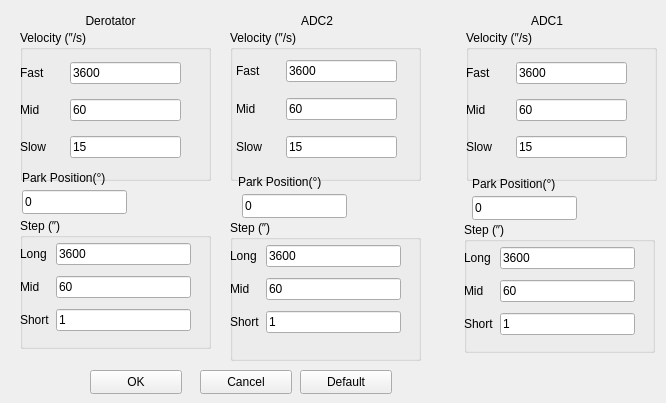
    <widget class="QWidget" name="tab_dero">
     <attribute name="title">
      <string>DEROTATOR</string>
     </attribute>
     <widget class="QGroupBox" name="groupBox_16">
      <property name="geometry">
       <rect>
        <x>20</x>
        <y>30</y>
        <width>191</width>
        <height>151</height>
       </rect>
      </property>
      <property name="title">
       <string>Velocity (″/s)</string>
      </property>
      <widget class="QWidget" name="layoutWidget_2">
       <property name="geometry">
        <rect>
         <x>0</x>
         <y>23</y>
         <width>161</width>
         <height>114</height>
        </rect>
       </property>
       <layout class="QGridLayout" name="gridLayout_3">
        <item row="0" column="0">
         <widget class="QLabel" name="label_22">
          <property name="text">
           <string>Fast      </string>
          </property>
         </widget>
        </item>
        <item row="1" column="0">
         <widget class="QLabel" name="label_24">
          <property name="text">
           <string>Mid</string>
          </property>
         </widget>
        </item>
        <item row="2" column="0">
         <widget class="QLabel" name="label_25">
          <property name="text">
           <string>Slow</string>
          </property>
         </widget>
        </item>
        <item row="0" column="1">
         <widget class="QLineEdit" name="lineEdit_c1_fast">
          <property name="text">
           <string>3600</string>
          </property>
         </widget>
        </item>
        <item row="1" column="1">
         <widget class="QLineEdit" name="lineEdit_c1_mid">
          <property name="text">
           <string>60</string>
          </property>
         </widget>
        </item>
        <item row="2" column="1">
         <widget class="QLineEdit" name="lineEdit_c1_slow">
          <property name="text">
           <string>15</string>
          </property>
         </widget>
        </item>
       </layout>
      </widget>
     </widget>
     <widget class="QGroupBox" name="groupBox_17">
      <property name="geometry">
       <rect>
        <x>466</x>
        <y>30</y>
        <width>191</width>
        <height>151</height>
       </rect>
      </property>
      <property name="title">
       <string>Velocity (″/s)</string>
      </property>
      <widget class="QWidget" name="layoutWidget_3">
       <property name="geometry">
        <rect>
         <x>0</x>
         <y>23</y>
         <width>161</width>
         <height>114</height>
        </rect>
       </property>
       <layout class="QGridLayout" name="gridLayout_4">
        <item row="0" column="0">
         <widget class="QLabel" name="label_26">
          <property name="text">
           <string>Fast      </string>
          </property>
         </widget>
        </item>
        <item row="1" column="0">
         <widget class="QLabel" name="label_27">
          <property name="text">
           <string>Mid</string>
          </property>
         </widget>
        </item>
        <item row="2" column="0">
         <widget class="QLabel" name="label_28">
          <property name="text">
           <string>Slow</string>
          </property>
         </widget>
        </item>
        <item row="0" column="1">
         <widget class="QLineEdit" name="lineEdit_n1_fast">
          <property name="text">
           <string>3600</string>
          </property>
         </widget>
        </item>
        <item row="1" column="1">
         <widget class="QLineEdit" name="lineEdit_n1_mid">
          <property name="text">
           <string>60</string>
          </property>
         </widget>
        </item>
        <item row="2" column="1">
         <widget class="QLineEdit" name="lineEdit_n1_slow">
          <property name="text">
           <string>15</string>
          </property>
         </widget>
        </item>
       </layout>
      </widget>
     </widget>
     <widget class="QGroupBox" name="groupBox_18">
      <property name="geometry">
       <rect>
        <x>230</x>
        <y>30</y>
        <width>191</width>
        <height>151</height>
       </rect>
      </property>
      <property name="title">
       <string>Velocity (″/s)</string>
      </property>
      <widget class="QWidget" name="layoutWidget_4">
       <property name="geometry">
        <rect>
         <x>6</x>
         <y>20</y>
         <width>161</width>
         <height>121</height>
        </rect>
       </property>
       <layout class="QGridLayout" name="gridLayout_5">
        <item row="0" column="0">
         <widget class="QLabel" name="label_29">
          <property name="text">
           <string>Fast      </string>
          </property>
         </widget>
        </item>
        <item row="1" column="0">
         <widget class="QLabel" name="label_30">
          <property name="text">
           <string>Mid</string>
          </property>
         </widget>
        </item>
        <item row="2" column="0">
         <widget class="QLabel" name="label_31">
          <property name="text">
           <string>Slow</string>
          </property>
         </widget>
        </item>
        <item row="0" column="1">
         <widget class="QLineEdit" name="lineEdit_n2_fast">
          <property name="text">
           <string>3600</string>
          </property>
         </widget>
        </item>
        <item row="1" column="1">
         <widget class="QLineEdit" name="lineEdit_n2_mid">
          <property name="text">
           <string>60</string>
          </property>
         </widget>
        </item>
        <item row="2" column="1">
         <widget class="QLineEdit" name="lineEdit_n2_slow">
          <property name="text">
           <string>15</string>
          </property>
         </widget>
        </item>
       </layout>
      </widget>
     </widget>
     <widget class="QLabel" name="label_32">
      <property name="geometry">
       <rect>
        <x>80</x>
        <y>10</y>
        <width>61</width>
        <height>21</height>
       </rect>
      </property>
      <property name="text">
       <string>Derotator</string>
      </property>
      <property name="alignment">
       <set>Qt::AlignCenter</set>
      </property>
     </widget>
     <widget class="QLabel" name="label_33">
      <property name="geometry">
       <rect>
        <x>520</x>
        <y>10</y>
        <width>54</width>
        <height>21</height>
       </rect>
      </property>
      <property name="text">
       <string>ADC1</string>
      </property>
      <property name="alignment">
       <set>Qt::AlignCenter</set>
      </property>
     </widget>
     <widget class="QLabel" name="label_34">
      <property name="geometry">
       <rect>
        <x>290</x>
        <y>10</y>
        <width>54</width>
        <height>21</height>
       </rect>
      </property>
      <property name="text">
       <string>ADC2</string>
      </property>
      <property name="alignment">
       <set>Qt::AlignCenter</set>
      </property>
     </widget>
     <widget class="QGroupBox" name="groupBox_21">
      <property name="geometry">
       <rect>
        <x>20</x>
        <y>218</y>
        <width>191</width>
        <height>131</height>
       </rect>
      </property>
      <property name="title">
       <string>Step (″)</string>
      </property>
      <widget class="QWidget" name="layoutWidget_12">
       <property name="geometry">
        <rect>
         <x>0</x>
         <y>20</y>
         <width>171</width>
         <height>101</height>
        </rect>
       </property>
       <layout class="QGridLayout" name="gridLayout_8">
        <item row="0" column="0">
         <widget class="QLabel" name="label_42">
          <property name="text">
           <string>Long</string>
          </property>
         </widget>
        </item>
        <item row="1" column="0">
         <widget class="QLabel" name="label_43">
          <property name="text">
           <string>Mid</string>
          </property>
         </widget>
        </item>
        <item row="2" column="0">
         <widget class="QLabel" name="label_44">
          <property name="text">
           <string>Short</string>
          </property>
         </widget>
        </item>
        <item row="0" column="1">
         <widget class="QLineEdit" name="lineEdit_c1Step_long">
          <property name="text">
           <string>3600</string>
          </property>
         </widget>
        </item>
        <item row="1" column="1">
         <widget class="QLineEdit" name="lineEdit_c1Step_mid">
          <property name="text">
           <string>60</string>
          </property>
         </widget>
        </item>
        <item row="2" column="1">
         <widget class="QLineEdit" name="lineEdit_c1Step_short">
          <property name="text">
           <string>1</string>
          </property>
         </widget>
        </item>
       </layout>
      </widget>
     </widget>
     <widget class="QGroupBox" name="groupBox_22">
      <property name="geometry">
       <rect>
        <x>464</x>
        <y>222</y>
        <width>191</width>
        <height>131</height>
       </rect>
      </property>
      <property name="title">
       <string>Step (″)</string>
      </property>
      <widget class="QWidget" name="layoutWidget_13">
       <property name="geometry">
        <rect>
         <x>0</x>
         <y>20</y>
         <width>171</width>
         <height>101</height>
        </rect>
       </property>
       <layout class="QGridLayout" name="gridLayout_9">
        <item row="0" column="0">
         <widget class="QLabel" name="label_45">
          <property name="text">
           <string>Long</string>
          </property>
         </widget>
        </item>
        <item row="1" column="0">
         <widget class="QLabel" name="label_46">
          <property name="text">
           <string>Mid</string>
          </property>
         </widget>
        </item>
        <item row="2" column="0">
         <widget class="QLabel" name="label_47">
          <property name="text">
           <string>Short</string>
          </property>
         </widget>
        </item>
        <item row="0" column="1">
         <widget class="QLineEdit" name="lineEdit_n1Step_long">
          <property name="text">
           <string>3600</string>
          </property>
         </widget>
        </item>
        <item row="1" column="1">
         <widget class="QLineEdit" name="lineEdit_n1Step_mid">
          <property name="text">
           <string>60</string>
          </property>
         </widget>
        </item>
        <item row="2" column="1">
         <widget class="QLineEdit" name="lineEdit_n1Step_short">
          <property name="text">
           <string>1</string>
          </property>
         </widget>
        </item>
       </layout>
      </widget>
     </widget>
     <widget class="QPushButton" name="pushButton_Dero_cancel">
      <property name="geometry">
       <rect>
        <x>200</x>
        <y>370</y>
        <width>92</width>
        <height>24</height>
       </rect>
      </property>
      <property name="text">
       <string>Cancel</string>
      </property>
     </widget>
     <widget class="QPushButton" name="pushButton_Dero_ok">
      <property name="geometry">
       <rect>
        <x>90</x>
        <y>370</y>
        <width>92</width>
        <height>24</height>
       </rect>
      </property>
      <property name="text">
       <string>OK</string>
      </property>
     </widget>
     <widget class="QPushButton" name="pushButton_Dero_default">
      <property name="geometry">
       <rect>
        <x>300</x>
        <y>370</y>
        <width>92</width>
        <height>24</height>
       </rect>
      </property>
      <property name="text">
       <string>Default</string>
      </property>
     </widget>
     <widget class="QGroupBox" name="groupBox_23">
      <property name="geometry">
       <rect>
        <x>230</x>
        <y>220</y>
        <width>191</width>
        <height>141</height>
       </rect>
      </property>
      <property name="title">
       <string>Step (″)</string>
      </property>
      <widget class="QWidget" name="layoutWidget_14">
       <property name="geometry">
        <rect>
         <x>0</x>
         <y>20</y>
         <width>171</width>
         <height>101</height>
        </rect>
       </property>
       <layout class="QGridLayout" name="gridLayout_10">
        <item row="0" column="0">
         <widget class="QLabel" name="label_48">
          <property name="text">
           <string>Long</string>
          </property>
         </widget>
        </item>
        <item row="1" column="0">
         <widget class="QLabel" name="label_49">
          <property name="text">
           <string>Mid</string>
          </property>
         </widget>
        </item>
        <item row="2" column="0">
         <widget class="QLabel" name="label_50">
          <property name="text">
           <string>Short</string>
          </property>
         </widget>
        </item>
        <item row="0" column="1">
         <widget class="QLineEdit" name="lineEdit_n2Step_long">
          <property name="text">
           <string>3600</string>
          </property>
         </widget>
        </item>
        <item row="1" column="1">
         <widget class="QLineEdit" name="lineEdit_n2Step_mid">
          <property name="text">
           <string>60</string>
          </property>
         </widget>
        </item>
        <item row="2" column="1">
         <widget class="QLineEdit" name="lineEdit_n2Step_short">
          <property name="text">
           <string>1</string>
          </property>
         </widget>
        </item>
       </layout>
      </widget>
     </widget>
     <widget class="QLabel" name="label_51">
      <property name="geometry">
       <rect>
        <x>22</x>
        <y>170</y>
        <width>131</width>
        <height>16</height>
       </rect>
      </property>
      <property name="text">
       <string>Park Position(°)</string>
      </property>
     </widget>
     <widget class="QLineEdit" name="lineEdit_c1_Park">
      <property name="geometry">
       <rect>
        <x>22</x>
        <y>190</y>
        <width>105</width>
        <height>24</height>
       </rect>
      </property>
      <property name="text">
       <string>0</string>
      </property>
     </widget>
     <widget class="QLineEdit" name="lineEdit_n2_Park">
      <property name="geometry">
       <rect>
        <x>242</x>
        <y>194</y>
        <width>105</width>
        <height>24</height>
       </rect>
      </property>
      <property name="text">
       <string>0</string>
      </property>
     </widget>
     <widget class="QLabel" name="label_52">
      <property name="geometry">
       <rect>
        <x>238</x>
        <y>174</y>
        <width>131</width>
        <height>16</height>
       </rect>
      </property>
      <property name="text">
       <string>Park Position(°)</string>
      </property>
     </widget>
     <widget class="QLineEdit" name="lineEdit_n1_Park">
      <property name="geometry">
       <rect>
        <x>472</x>
        <y>196</y>
        <width>105</width>
        <height>24</height>
       </rect>
      </property>
      <property name="text">
       <string>0</string>
      </property>
     </widget>
     <widget class="QLabel" name="label_53">
      <property name="geometry">
       <rect>
        <x>472</x>
        <y>176</y>
        <width>131</width>
        <height>16</height>
       </rect>
      </property>
      <property name="text">
       <string>Park Position(°)</string>
      </property>
     </widget>
    </widget>
